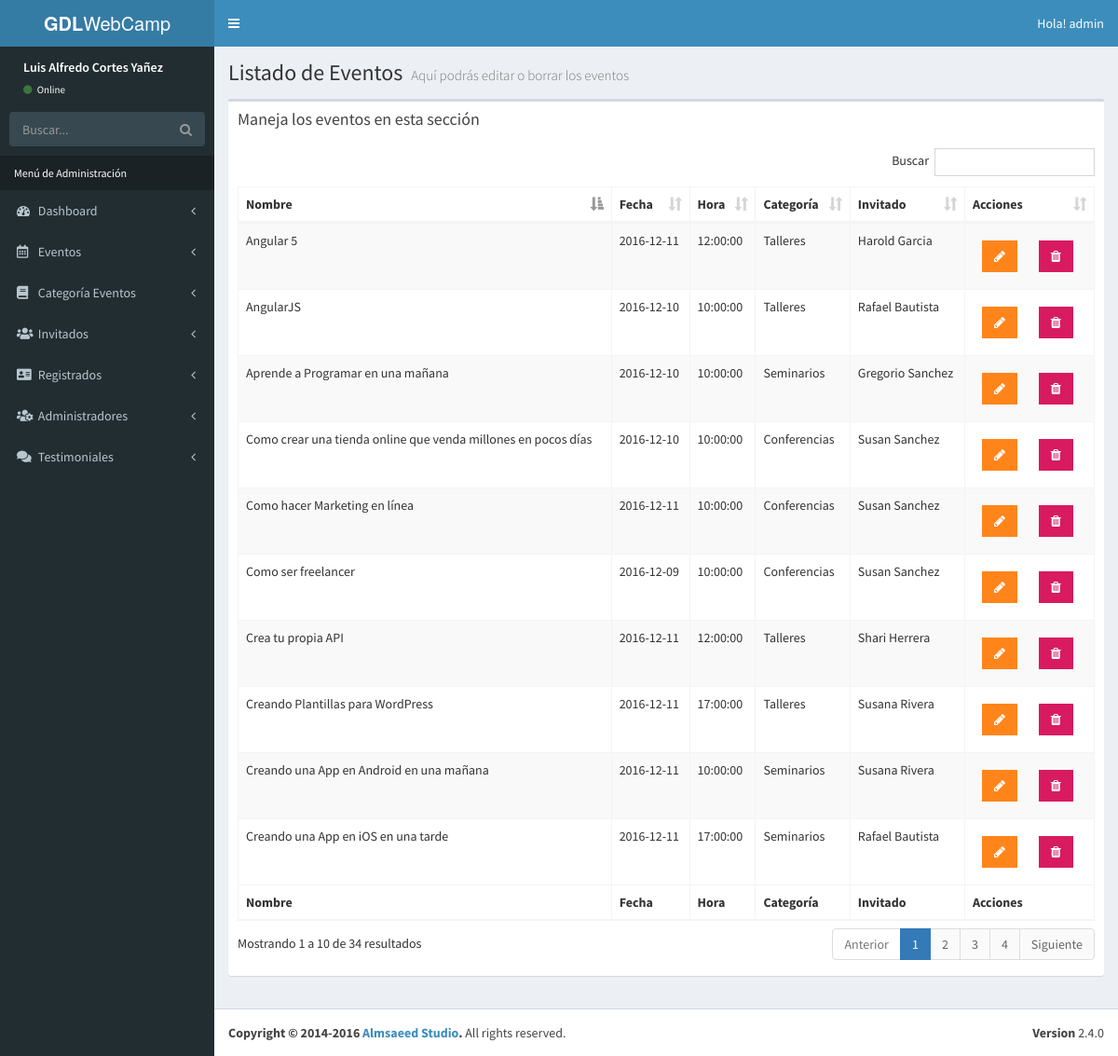
The page /admin/lista-eventos.php (signed in) on the database its author committed.
### tables this page shows
CREATE TABLE IF NOT EXISTS `eventos` (
  `evento_id` tinyint(10) NOT NULL AUTO_INCREMENT,
  `nombre_evento` varchar(80) NOT NULL,
  `fecha_evento` date NOT NULL,
  `hora_evento` time NOT NULL,
  `id_cat_evento` tinyint(10) NOT NULL,
  `id_inv` tinyint(4) NOT NULL,
  `clave` varchar(10) DEFAULT NULL,
  `editado` timestamp NULL DEFAULT NULL,
  PRIMARY KEY (`evento_id`),
  KEY `id_cat_evento` (`id_cat_evento`),
  KEY `id_inv` (`id_inv`)
);

CREATE TABLE IF NOT EXISTS `categoria_evento` (
  `id_categoria` tinyint(10) NOT NULL AUTO_INCREMENT,
  `cat_evento` varchar(50) NOT NULL,
  `icono` varchar(25) NOT NULL,
  `editado` timestamp NULL DEFAULT NULL,
  PRIMARY KEY (`id_categoria`)
);

CREATE TABLE IF NOT EXISTS `invitados` (
  `invitado_id` tinyint(4) NOT NULL AUTO_INCREMENT,
  `nombre_invitado` varchar(30) NOT NULL,
  `apellido_invitado` varchar(30) NOT NULL,
  `descripcion` text NOT NULL,
  `url_imagen` varchar(50) NOT NULL,
  PRIMARY KEY (`invitado_id`)
);

### admin/lista-eventos.php (the view, shortened to what this page needs)
<?php
  include_once 'funciones/funciones.php';
  include_once 'templates/header.php';
  include_once 'templates/barra.php';
  include_once 'templates/navegacion.php';
?>
  <div class="content-wrapper">
    <section class="content-header">
      <h1>
        Listado de Eventos
        <small>Aquí podrás editar o borrar los eventos</small>
      </h1>
    </section>
    <section class="content">
      <div class="row">
        <div class="col-xs-12">
          <div class="box">
            <div class="box-header">
              <h3 class="box-title">Maneja los eventos en esta sección</h3>
            </div>
            <div class="box-body">
              <table id="registros" class="table table-bordered table-striped">
                <thead>
                <tr>
                  <th>Nombre</th>
                  <th>Fecha</th>
                  <th>Hora</th>
                  <th>Categoría</th>
                  <th>Invitado</th>
                  <th>Acciones</th>
                </tr>
                </thead>
                <tbody>
                    <?php
                        try {
                            $sql = "SELECT evento_id, nombre_evento, fecha_evento, hora_evento, cat_evento, nombre_invitado, apellido_invitado FROM eventos ";
                            $sql .= "INNER JOIN categoria_evento ";
                            $sql .= "ON eventos.id_cat_evento=categoria_evento.id_categoria ";
                            $sql .= "INNER JOIN invitados ";
                            $sql .= "ON eventos.id_inv=invitados.invitado_id ";
                            $sql .= "ORDER BY evento_id";
                            $resultado = $conn->query($sql);
                        } catch (Exception $e) {
                            echo "Error: ". $e->getMessage();
                        }
                        while($eventos = $resultado->fetch_assoc()){ ?>
                            <tr>
                                <td><?php echo $eventos['nombre_evento']; ?></td>
                                <td><?php echo $eventos['fecha_evento']; ?></td>
                                <td><?php echo $eventos['hora_evento']; ?></td>
                                <td><?php echo $eventos['cat_evento']; ?></td>
                                <td><?php echo $eventos['nombre_invitado'].' '.$eventos['apellido_invitado']; ?></td>
                                <td>
                                    <a href="editar-eventos.php?id=<?php echo $eventos['evento_id']; ?>" class="btn bg-orange btn-flat margin">
                                        <i class="fa fa-pencil"></i>
                                    </a>
                                    <a href="#" data-id="<?php echo $eventos['evento_id']; ?>" data-tipo="evento" class="btn bg-maroon btn-flat margin borrar_registro">
                                        <i class="fa fa-trash"></i>
                                    </a>
                                </td>
                            </tr>
                        <?php }  ?>
                </tbody>
                <tfoot>
                <tr>
                    <th>Nombre</th>
                  <th>Fecha</th>
                  <th>Hora</th>
                  <th>Categoría</th>
                  <th>Invitado</th>
                  <th>Acciones</th>
                </tr>
                </tfoot>
              </table>
            </div>
          </div>
        </div>
      </div>
    </section>
  </div>
<?php
include_once 'templates/footer.php';
?>

### rows shown on the page
eventos: nombre_evento "Como ser freelancer", fecha_evento "2016-12-09", hora_evento "10:00:00", id_cat_evento.cat_evento "Conferencias", id_inv.nombre_invitado "Susan", id_inv.apellido_invitado "Sanchez"
eventos: nombre_evento "AngularJS", fecha_evento "2016-12-10", hora_evento "10:00:00", id_cat_evento.cat_evento "Talleres", id_inv.nombre_invitado "Rafael", id_inv.apellido_invitado "Bautista"
eventos: nombre_evento "Como crear una tienda online que venda millones en pocos dí­as", fecha_evento "2016-12-10", hora_evento "10:00:00", id_cat_evento.cat_evento "Conferencias", id_inv.nombre_invitado "Susan", id_inv.apellido_invitado "Sanchez"
eventos: nombre_evento "Aprende a Programar en una mañana", fecha_evento "2016-12-10", hora_evento "10:00:00", id_cat_evento.cat_evento "Seminarios", id_inv.nombre_invitado "Gregorio", id_inv.apellido_invitado "Sanchez"
eventos: nombre_evento "Crea tu propia API", fecha_evento "2016-12-11", hora_evento "12:00:00", id_cat_evento.cat_evento "Talleres", id_inv.nombre_invitado "Shari", id_inv.apellido_invitado "Herrera"
eventos: nombre_evento "Creando Plantillas para WordPress", fecha_evento "2016-12-11", hora_evento "17:00:00", id_cat_evento.cat_evento "Talleres", id_inv.nombre_invitado "Susana", id_inv.apellido_invitado "Rivera"
eventos: nombre_evento "Como hacer Marketing en línea", fecha_evento "2016-12-11", hora_evento "10:00:00", id_cat_evento.cat_evento "Conferencias", id_inv.nombre_invitado "Susan", id_inv.apellido_invitado "Sanchez"
eventos: nombre_evento "Creando una App en Android en una mañana", fecha_evento "2016-12-11", hora_evento "10:00:00", id_cat_evento.cat_evento "Seminarios", id_inv.nombre_invitado "Susana", id_inv.apellido_invitado "Rivera"
eventos: nombre_evento "Creando una App en iOS en una tarde", fecha_evento "2016-12-11", hora_evento "17:00:00", id_cat_evento.cat_evento "Seminarios", id_inv.nombre_invitado "Rafael", id_inv.apellido_invitado "Bautista"
eventos: nombre_evento "Angular 5", fecha_evento "2016-12-11", hora_evento "12:00:00", id_cat_evento.cat_evento "Talleres", id_inv.nombre_invitado "Harold", id_inv.apellido_invitado "Garcia"

### other values the page prints
$_SESSION['usuario'] "admin"
$_SESSION['nombre'] "Luis Alfredo Cortes Yañez"
